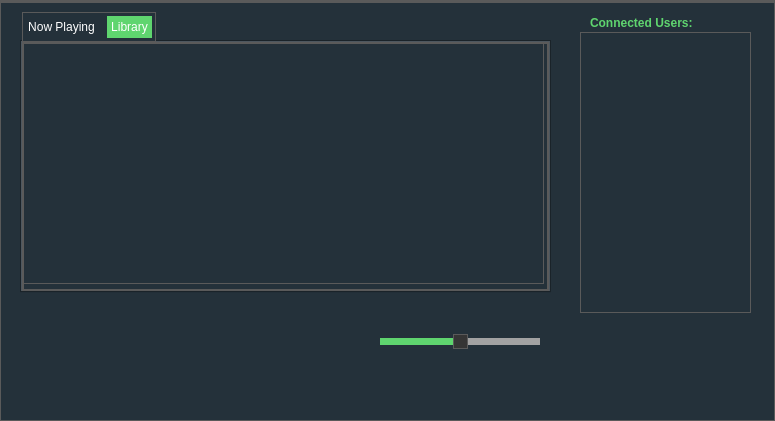
<?xml version="1.0" encoding="UTF-8"?>
<ui version="4.0">
 <class>MainWindow</class>
 <widget class="QMainWindow" name="MainWindow">
  <property name="geometry">
   <rect>
    <x>0</x>
    <y>0</y>
    <width>775</width>
    <height>421</height>
   </rect>
  </property>
  <property name="palette">
   <palette>
    <active>
     <colorrole role="WindowText">
      <brush brushstyle="SolidPattern">
       <color alpha="255">
        <red>255</red>
        <green>255</green>
        <blue>255</blue>
       </color>
      </brush>
     </colorrole>
     <colorrole role="Button">
      <brush brushstyle="SolidPattern">
       <color alpha="255">
        <red>36</red>
        <green>49</green>
        <blue>58</blue>
       </color>
      </brush>
     </colorrole>
     <colorrole role="Light">
      <brush brushstyle="SolidPattern">
       <color alpha="255">
        <red>183</red>
        <green>240</green>
        <blue>255</blue>
       </color>
      </brush>
     </colorrole>
     <colorrole role="Midlight">
      <brush brushstyle="SolidPattern">
       <color alpha="255">
        <red>149</red>
        <green>206</green>
        <blue>221</blue>
       </color>
      </brush>
     </colorrole>
     <colorrole role="Dark">
      <brush brushstyle="SolidPattern">
       <color alpha="255">
        <red>57</red>
        <green>86</green>
        <blue>94</blue>
       </color>
      </brush>
     </colorrole>
     <colorrole role="Mid">
      <brush brushstyle="SolidPattern">
       <color alpha="255">
        <red>76</red>
        <green>115</green>
        <blue>125</blue>
       </color>
      </brush>
     </colorrole>
     <colorrole role="Text">
      <brush brushstyle="SolidPattern">
       <color alpha="255">
        <red>255</red>
        <green>255</green>
        <blue>255</blue>
       </color>
      </brush>
     </colorrole>
     <colorrole role="BrightText">
      <brush brushstyle="SolidPattern">
       <color alpha="255">
        <red>255</red>
        <green>255</green>
        <blue>255</blue>
       </color>
      </brush>
     </colorrole>
     <colorrole role="ButtonText">
      <brush brushstyle="SolidPattern">
       <color alpha="255">
        <red>255</red>
        <green>255</green>
        <blue>255</blue>
       </color>
      </brush>
     </colorrole>
     <colorrole role="Base">
      <brush brushstyle="SolidPattern">
       <color alpha="255">
        <red>36</red>
        <green>49</green>
        <blue>58</blue>
       </color>
      </brush>
     </colorrole>
     <colorrole role="Window">
      <brush brushstyle="SolidPattern">
       <color alpha="255">
        <red>36</red>
        <green>49</green>
        <blue>58</blue>
       </color>
      </brush>
     </colorrole>
     <colorrole role="Shadow">
      <brush brushstyle="SolidPattern">
       <color alpha="255">
        <red>0</red>
        <green>0</green>
        <blue>0</blue>
       </color>
      </brush>
     </colorrole>
     <colorrole role="AlternateBase">
      <brush brushstyle="SolidPattern">
       <color alpha="255">
        <red>185</red>
        <green>213</green>
        <blue>221</blue>
       </color>
      </brush>
     </colorrole>
     <colorrole role="ToolTipBase">
      <brush brushstyle="SolidPattern">
       <color alpha="255">
        <red>255</red>
        <green>255</green>
        <blue>220</blue>
       </color>
      </brush>
     </colorrole>
     <colorrole role="ToolTipText">
      <brush brushstyle="SolidPattern">
       <color alpha="255">
        <red>0</red>
        <green>0</green>
        <blue>0</blue>
       </color>
      </brush>
     </colorrole>
    </active>
    <inactive>
     <colorrole role="WindowText">
      <brush brushstyle="SolidPattern">
       <color alpha="255">
        <red>255</red>
        <green>255</green>
        <blue>255</blue>
       </color>
      </brush>
     </colorrole>
     <colorrole role="Button">
      <brush brushstyle="SolidPattern">
       <color alpha="255">
        <red>36</red>
        <green>49</green>
        <blue>58</blue>
       </color>
      </brush>
     </colorrole>
     <colorrole role="Light">
      <brush brushstyle="SolidPattern">
       <color alpha="255">
        <red>183</red>
        <green>240</green>
        <blue>255</blue>
       </color>
      </brush>
     </colorrole>
     <colorrole role="Midlight">
      <brush brushstyle="SolidPattern">
       <color alpha="255">
        <red>149</red>
        <green>206</green>
        <blue>221</blue>
       </color>
      </brush>
     </colorrole>
     <colorrole role="Dark">
      <brush brushstyle="SolidPattern">
       <color alpha="255">
        <red>57</red>
        <green>86</green>
        <blue>94</blue>
       </color>
      </brush>
     </colorrole>
     <colorrole role="Mid">
      <brush brushstyle="SolidPattern">
       <color alpha="255">
        <red>76</red>
        <green>115</green>
        <blue>125</blue>
       </color>
      </brush>
     </colorrole>
     <colorrole role="Text">
      <brush brushstyle="SolidPattern">
       <color alpha="255">
        <red>255</red>
        <green>255</green>
        <blue>255</blue>
       </color>
      </brush>
     </colorrole>
     <colorrole role="BrightText">
      <brush brushstyle="SolidPattern">
       <color alpha="255">
        <red>255</red>
        <green>255</green>
        <blue>255</blue>
       </color>
      </brush>
     </colorrole>
     <colorrole role="ButtonText">
      <brush brushstyle="SolidPattern">
       <color alpha="255">
        <red>255</red>
        <green>255</green>
        <blue>255</blue>
       </color>
      </brush>
     </colorrole>
     <colorrole role="Base">
      <brush brushstyle="SolidPattern">
       <color alpha="255">
        <red>36</red>
        <green>49</green>
        <blue>58</blue>
       </color>
      </brush>
     </colorrole>
     <colorrole role="Window">
      <brush brushstyle="SolidPattern">
       <color alpha="255">
        <red>36</red>
        <green>49</green>
        <blue>58</blue>
       </color>
      </brush>
     </colorrole>
     <colorrole role="Shadow">
      <brush brushstyle="SolidPattern">
       <color alpha="255">
        <red>0</red>
        <green>0</green>
        <blue>0</blue>
       </color>
      </brush>
     </colorrole>
     <colorrole role="AlternateBase">
      <brush brushstyle="SolidPattern">
       <color alpha="255">
        <red>185</red>
        <green>213</green>
        <blue>221</blue>
       </color>
      </brush>
     </colorrole>
     <colorrole role="ToolTipBase">
      <brush brushstyle="SolidPattern">
       <color alpha="255">
        <red>255</red>
        <green>255</green>
        <blue>220</blue>
       </color>
      </brush>
     </colorrole>
     <colorrole role="ToolTipText">
      <brush brushstyle="SolidPattern">
       <color alpha="255">
        <red>0</red>
        <green>0</green>
        <blue>0</blue>
       </color>
      </brush>
     </colorrole>
    </inactive>
    <disabled>
     <colorrole role="WindowText">
      <brush brushstyle="SolidPattern">
       <color alpha="255">
        <red>255</red>
        <green>255</green>
        <blue>255</blue>
       </color>
      </brush>
     </colorrole>
     <colorrole role="Button">
      <brush brushstyle="SolidPattern">
       <color alpha="255">
        <red>36</red>
        <green>49</green>
        <blue>58</blue>
       </color>
      </brush>
     </colorrole>
     <colorrole role="Light">
      <brush brushstyle="SolidPattern">
       <color alpha="255">
        <red>183</red>
        <green>240</green>
        <blue>255</blue>
       </color>
      </brush>
     </colorrole>
     <colorrole role="Midlight">
      <brush brushstyle="SolidPattern">
       <color alpha="255">
        <red>149</red>
        <green>206</green>
        <blue>221</blue>
       </color>
      </brush>
     </colorrole>
     <colorrole role="Dark">
      <brush brushstyle="SolidPattern">
       <color alpha="255">
        <red>57</red>
        <green>86</green>
        <blue>94</blue>
       </color>
      </brush>
     </colorrole>
     <colorrole role="Mid">
      <brush brushstyle="SolidPattern">
       <color alpha="255">
        <red>76</red>
        <green>115</green>
        <blue>125</blue>
       </color>
      </brush>
     </colorrole>
     <colorrole role="Text">
      <brush brushstyle="SolidPattern">
       <color alpha="255">
        <red>255</red>
        <green>255</green>
        <blue>255</blue>
       </color>
      </brush>
     </colorrole>
     <colorrole role="BrightText">
      <brush brushstyle="SolidPattern">
       <color alpha="255">
        <red>255</red>
        <green>255</green>
        <blue>255</blue>
       </color>
      </brush>
     </colorrole>
     <colorrole role="ButtonText">
      <brush brushstyle="SolidPattern">
       <color alpha="255">
        <red>255</red>
        <green>255</green>
        <blue>255</blue>
       </color>
      </brush>
     </colorrole>
     <colorrole role="Base">
      <brush brushstyle="SolidPattern">
       <color alpha="255">
        <red>36</red>
        <green>49</green>
        <blue>58</blue>
       </color>
      </brush>
     </colorrole>
     <colorrole role="Window">
      <brush brushstyle="SolidPattern">
       <color alpha="255">
        <red>36</red>
        <green>49</green>
        <blue>58</blue>
       </color>
      </brush>
     </colorrole>
     <colorrole role="Shadow">
      <brush brushstyle="SolidPattern">
       <color alpha="255">
        <red>0</red>
        <green>0</green>
        <blue>0</blue>
       </color>
      </brush>
     </colorrole>
     <colorrole role="AlternateBase">
      <brush brushstyle="SolidPattern">
       <color alpha="255">
        <red>115</red>
        <green>172</green>
        <blue>188</blue>
       </color>
      </brush>
     </colorrole>
     <colorrole role="ToolTipBase">
      <brush brushstyle="SolidPattern">
       <color alpha="255">
        <red>255</red>
        <green>255</green>
        <blue>220</blue>
       </color>
      </brush>
     </colorrole>
     <colorrole role="ToolTipText">
      <brush brushstyle="SolidPattern">
       <color alpha="255">
        <red>0</red>
        <green>0</green>
        <blue>0</blue>
       </color>
      </brush>
     </colorrole>
    </disabled>
   </palette>
  </property>
  <property name="acceptDrops">
   <bool>false</bool>
  </property>
  <property name="windowTitle">
   <string>MainWindow</string>
  </property>
  <property name="autoFillBackground">
   <bool>false</bool>
  </property>
  <property name="styleSheet">
   <string notr="true">* {
	background: #24313a;
	color: #FFF;
	border: 1px solid #5A5A5A;
}

QWidget::item:selected {
	background: #1fbc34;
}

QCheckBox, QRadioButton {
	border: none;
}

QRadioButton::indicator, QCheckBox::indicator {
	width: 13px;
	height: 13px;
}

QRadioButton::indicator::unchecked, QCheckBox::indicator::unchecked {
	border: 1px solid #5A5A5A;
	background: none;
}

QRadioButton::indicator:unchecked:hover, QCheckBox::indicator:unchecked:hover {
	border: 1px solid #DDDDDD;
}

QRadioButton::indicator::checked, QCheckBox::indicator::checked {
	border: 1px solid #5A5A5A;
	background: #5A5A5A;
}

QRadioButton::indicator:checked:hover, QCheckBox::indicator:checked:hover {
	border: 1px solid #DDDDDD;
	background: #DDDDDD;
}

QGroupBox {
	margin-top: 6px;
}

QGroupBox::title {
	top: -7px;
	left: 7px;
}
  QScrollBar:vertical {
      border: 2px solid grey;
      background: #32CC99;
      width: 15px;
      margin: 22px 0 22px 0;
  }
  QScrollBar::handle:vertical {
      background: white;
      min-height: 20px;
  }
  QScrollBar::add-line:vertical {
      border: 2px solid grey;
      background: #32CC99;
      height: 20px;
      subcontrol-position: bottom;
      subcontrol-origin: margin;
  }

  QScrollBar::sub-line:vertical {
      border: 2px solid grey;
      background: #32CC99;
      height: 20px;
      subcontrol-position: top;
      subcontrol-origin: margin;
  }
  QScrollBar::up-arrow:vertical, QScrollBar::down-arrow:vertical {
      border: 2px solid grey;
      width: 3px;
      height: 3px;
      background: white;
  }

  QScrollBar::add-page:vertical, QScrollBar::sub-page:vertical {
      background: none;
  }

QAbstractItemView {
	show-decoration-selected: 1;
	selection-background-color: #3D7848;
	selection-color: #DDDDDD;
	alternate-background-color: #353535;
}

QHeaderView {
	border: 1px solid #5A5A5A;
}

QHeaderView::section {
	background: #191919;
	border: 1px solid #5A5A5A;
	padding: 4px;
}

QHeaderView::section:selected, QHeaderView::section::checked {
	background: #353535;
}

QTableView {
	gridline-color: #5A5A5A;
}

QTabBar {
	margin-left: 2px;
}

QTabBar::tab {
	border-radius: 0px;
	padding: 4px;
	margin: 4px;
}

QTabBar::tab:selected {
	background: #5fd56f;
}

QComboBox::down-arrow {
	border: 1px solid #5A5A5A;
	background: #353535;
}

QComboBox::drop-down {
	border: 1px solid #5A5A5A;
	background: #353535;
}

QComboBox::down-arrow {
	width: 3px;
	height: 3px;
	border: 1px solid #5A5A5A;
}

QAbstractSpinBox {
	padding-right: 15px;
}

QAbstractSpinBox::up-button, QAbstractSpinBox::down-button {
	border: 1px solid #5A5A5A;
	background: #353535;
	subcontrol-origin: border;
}

QAbstractSpinBox::up-arrow, QAbstractSpinBox::down-arrow {
	width: 3px;
	height: 3px;
	border: 1px solid #5A5A5A;
}

QSlider {
	border: none;
}

QSlider::groove:horizontal {
	height: 5px;
	margin: 4px 0px 4px 0px;
}

QSlider::groove:vertical {
	width: 5px;
	margin: 0px 4px 0px 4px;
}

QSlider::handle {
	border: 1px solid #5A5A5A;
	background: #353535;
}

QSlider::handle:horizontal {
	width: 15px;
	margin: -4px 0px -4px 0px;
}

QSlider::handle:vertical {
	height: 15px;
	margin: 0px -4px 0px -4px;
}

QSlider::add-page:vertical, QSlider::sub-page:horizontal {
	background: #5fd56f;
}

QSlider::sub-page:vertical, QSlider::add-page:horizontal {
	background: #a2a2a2;
}

QLabel {
	border: none;
}

QProgressBar {
	text-align: center;
}

QProgressBar::chunk {
	width: 1px;
	background-color: #5fd56f;
}

QMenu::separator {
	background: #CC33FF;
}

QAbstractButton:hover {
	background: #74f385;
}

QAbstractButton:pressed {
	background: #1fbc34;
}

QAbstractButton {
	background: #5fd56f;
}</string>
  </property>
  <widget class="QWidget" name="centralWidget">
   <widget class="QSlider" name="volume">
    <property name="geometry">
     <rect>
      <x>380</x>
      <y>330</y>
      <width>160</width>
      <height>19</height>
     </rect>
    </property>
    <property name="styleSheet">
     <string notr="true"/>
    </property>
    <property name="minimum">
     <number>0</number>
    </property>
    <property name="maximum">
     <number>100</number>
    </property>
    <property name="singleStep">
     <number>5</number>
    </property>
    <property name="pageStep">
     <number>5</number>
    </property>
    <property name="value">
     <number>50</number>
    </property>
    <property name="sliderPosition">
     <number>50</number>
    </property>
    <property name="orientation">
     <enum>Qt::Horizontal</enum>
    </property>
    <property name="invertedAppearance">
     <bool>false</bool>
    </property>
    <property name="invertedControls">
     <bool>false</bool>
    </property>
    <property name="tickPosition">
     <enum>QSlider::NoTicks</enum>
    </property>
    <property name="tickInterval">
     <number>5</number>
    </property>
   </widget>
   <widget class="QTabWidget" name="tabWidget">
    <property name="geometry">
     <rect>
      <x>20</x>
      <y>10</y>
      <width>531</width>
      <height>281</height>
     </rect>
    </property>
    <property name="acceptDrops">
     <bool>false</bool>
    </property>
    <property name="autoFillBackground">
     <bool>false</bool>
    </property>
    <property name="tabShape">
     <enum>QTabWidget::Rounded</enum>
    </property>
    <property name="currentIndex">
     <number>1</number>
    </property>
    <property name="tabBarAutoHide">
     <bool>false</bool>
    </property>
    <widget class="QWidget" name="Multicast">
     <property name="font">
      <font>
       <family>Segoe UI</family>
       <weight>75</weight>
       <bold>true</bold>
      </font>
     </property>
     <property name="autoFillBackground">
      <bool>false</bool>
     </property>
     <attribute name="title">
      <string>Now Playing</string>
     </attribute>
     <widget class="QLabel" name="label_2">
      <property name="geometry">
       <rect>
        <x>10</x>
        <y>20</y>
        <width>141</width>
        <height>16</height>
       </rect>
      </property>
      <property name="styleSheet">
       <string notr="true">color: #5fd56f;
font-weight: bold;
</string>
      </property>
      <property name="text">
       <string>Now Playing:</string>
      </property>
     </widget>
     <widget class="QLabel" name="label_3">
      <property name="geometry">
       <rect>
        <x>80</x>
        <y>70</y>
        <width>55</width>
        <height>16</height>
       </rect>
      </property>
      <property name="styleSheet">
       <string notr="true">color: #5fd56f; font-weight: bold;
</string>
      </property>
      <property name="text">
       <string>Song:</string>
      </property>
     </widget>
     <widget class="QLabel" name="label_4">
      <property name="geometry">
       <rect>
        <x>80</x>
        <y>160</y>
        <width>55</width>
        <height>16</height>
       </rect>
      </property>
      <property name="styleSheet">
       <string notr="true">color: #5fd56f;
font-weight: bold;
</string>
      </property>
      <property name="text">
       <string>Artist:</string>
      </property>
     </widget>
     <widget class="QLabel" name="artistName">
      <property name="geometry">
       <rect>
        <x>140</x>
        <y>160</y>
        <width>371</width>
        <height>16</height>
       </rect>
      </property>
      <property name="text">
       <string/>
      </property>
     </widget>
     <widget class="QLabel" name="songName">
      <property name="geometry">
       <rect>
        <x>130</x>
        <y>70</y>
        <width>381</width>
        <height>16</height>
       </rect>
      </property>
      <property name="text">
       <string/>
      </property>
     </widget>
    </widget>
    <widget class="QWidget" name="Library">
     <attribute name="title">
      <string>Library</string>
     </attribute>
     <widget class="QListWidget" name="songs">
      <property name="geometry">
       <rect>
        <x>0</x>
        <y>0</y>
        <width>521</width>
        <height>241</height>
       </rect>
      </property>
     </widget>
    </widget>
   </widget>
   <widget class="QLabel" name="label">
    <property name="geometry">
     <rect>
      <x>590</x>
      <y>10</y>
      <width>131</width>
      <height>21</height>
     </rect>
    </property>
    <property name="styleSheet">
     <string notr="true">color: #5fd56f;
font-weight: bold;
</string>
    </property>
    <property name="text">
     <string>Connected Users:</string>
    </property>
   </widget>
   <widget class="QListWidget" name="listeners">
    <property name="geometry">
     <rect>
      <x>580</x>
      <y>30</y>
      <width>171</width>
      <height>281</height>
     </rect>
    </property>
   </widget>
   <widget class="QLabel" name="volumeIcon">
    <property name="geometry">
     <rect>
      <x>340</x>
      <y>330</y>
      <width>21</width>
      <height>21</height>
     </rect>
    </property>
    <property name="text">
     <string/>
    </property>
    <property name="pixmap">
     <pixmap>images/volume.png</pixmap>
    </property>
    <property name="scaledContents">
     <bool>true</bool>
    </property>
   </widget>
   <widget class="QPushButton" name="multicastButton">
    <property name="geometry">
     <rect>
      <x>190</x>
      <y>300</y>
      <width>101</width>
      <height>91</height>
     </rect>
    </property>
    <property name="styleSheet">
     <string notr="true">background: none;
border: none;</string>
    </property>
    <property name="text">
     <string/>
    </property>
   </widget>
  </widget>
  <widget class="QMenuBar" name="menuBar">
   <property name="geometry">
    <rect>
     <x>0</x>
     <y>0</y>
     <width>775</width>
     <height>28</height>
    </rect>
   </property>
  </widget>
 </widget>
 <layoutdefault spacing="6" margin="11"/>
 <resources/>
 <connections/>
</ui>
